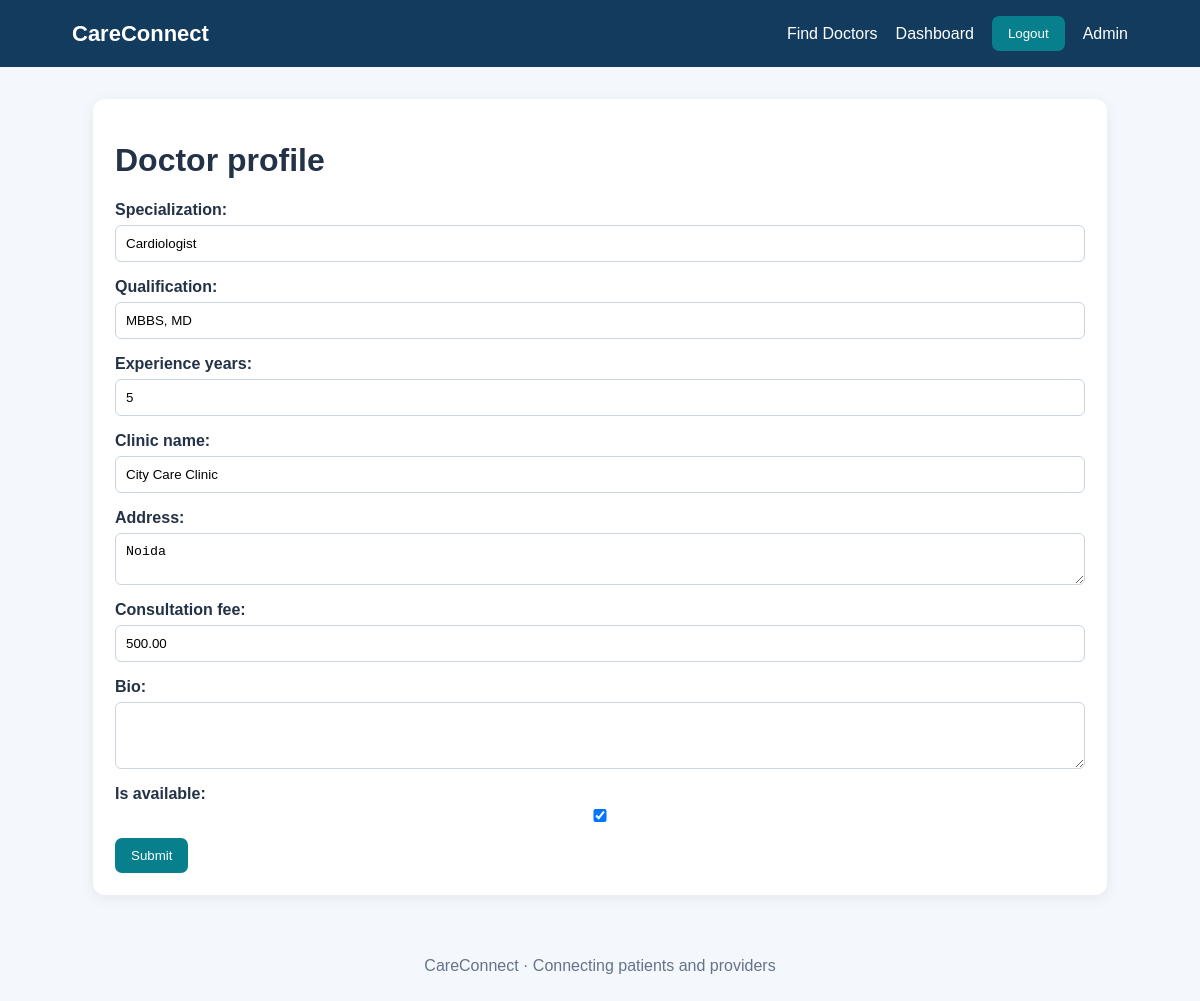
/doctor/profile/ (signed in), run on the app's committed database.
### clinic/models.py (models this page shows, shortened)
class DoctorProfile(models.Model):
    user = models.OneToOneField(settings.AUTH_USER_MODEL, on_delete=models.CASCADE, related_name="doctor_profile")
    specialization = models.CharField(max_length=100)
    qualification = models.CharField(max_length=150, blank=True)
    experience_years = models.PositiveIntegerField(default=0)
    clinic_name = models.CharField(max_length=150, blank=True)
    address = models.TextField(blank=True)
    consultation_fee = models.DecimalField(max_digits=8, decimal_places=2, default=0)
    bio = models.TextField(blank=True)
    is_verified = models.BooleanField(default=False)
    is_available = models.BooleanField(default=True)

### clinic/views.py (the view)
# urls.py: path("doctor/profile/", views.doctor_profile, name="doctor_profile"),
@role_required(User.DOCTOR)
def doctor_profile(request):
    profile = getattr(request.user, "doctor_profile", None)
    if request.method == "POST":
        form = DoctorProfileForm(request.POST, instance=profile)
        if form.is_valid():
            obj = form.save(commit=False)
            obj.user = request.user
            obj.is_verified = False
            obj.save()
            messages.success(request, "Profile saved. An administrator must verify it before it appears in search.")
            return redirect("dashboard")
    else:
        form = DoctorProfileForm(instance=profile)
    return render(request, "clinic/form.html", {"form": form, "heading": "Doctor profile"})

### clinic/forms.py
class DoctorProfileForm(forms.ModelForm):
    class Meta:
        model = DoctorProfile
        exclude = ("user", "is_verified")
        widgets = {"bio": forms.Textarea(attrs={"rows": 3}), "address": forms.Textarea(attrs={"rows": 2})}

### templates/clinic/form.html
{% extends "clinic/base.html" %}{% block content %}<div class="panel"><h1>{{ heading }}</h1><form method="post" enctype="multipart/form-data">{% csrf_token %}{{ form.as_p }}<button type="submit">Submit</button></form></div>{% endblock %}

### templates/clinic/base.html (style rules this page uses)
* { box-sizing:border-box }
body { margin:0;font:16px Arial,sans-serif;background:#f4f7fb;color:#243247 }
.panel,.card { background:white;border-radius:12px;padding:22px;margin:14px 0;box-shadow:0 3px 14px #18334b12 }
.btn,button { background:#087f8c;color:white;border:0;padding:10px 16px;border-radius:7px;text-decoration:none;cursor:pointer;display:inline-block }
input,select,textarea { display:block;width:100%;padding:10px;margin:6px 0 14px;border:1px solid #cbd5df;border-radius:6px }
label { font-weight:bold }

### data on the page
DoctorProfile: specialization "Cardiologist", qualification "MBBS, MD", experience_years "5", clinic_name "City Care Clinic", address "Noida", consultation_fee "500.00", is_available "☑"

### other printed values
{{ heading }} "Doctor profile"
